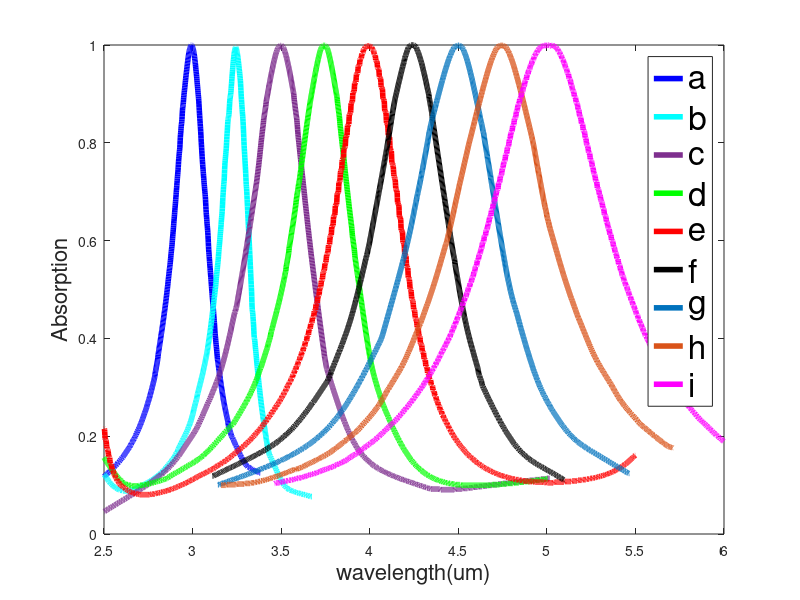
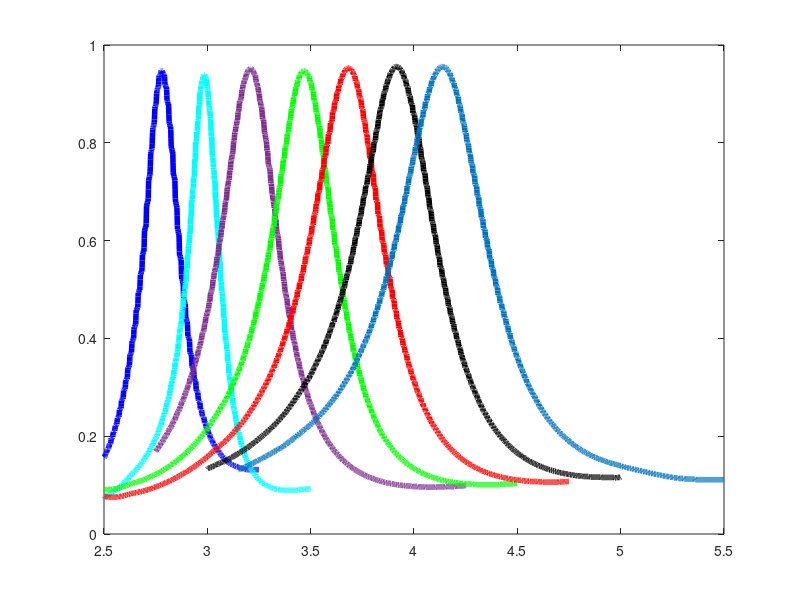

These figures' MATLAB source, in order: (Note: this script raises an error after producing the figures.)
% -------------------------------------------------------------------------------------------------------------------------------------------------------
% raw_data_script.m
% -----------------------------------------------------------------------
% This MATLAB script releases and documents the dataset used in the paper:
% [].
% The dataset is provided to ensure reproducibility of the results and to
% allow other researchers to explore the data.
%
% Author: []
% Date: [April 11, 2025]
% Contact: []
% Citation:
% If you use this dataset in your work, please cite the following paper:
% [].  
% DOI:
% -----------------------------------------------------------------------


%%Figure 1
%% Raw data corresponding to Figure 3(a) in the paper. This plot presents the absorption spectra of all optimized structures(a-i) in chemical potentia =0eV and incident Angle of 0 degree. 
figure(1)
set(gcf,'color','w');
matrixoutput=csvread('absorption_data_3um_0_0.csv');
wavelength=matrixoutput(:,1);
Absorption=matrixoutput(:,2);
plot(wavelength,Absorption,'b','linewidth' ,4);
hold on
matrixoutput=csvread('absorption_data_3.25um_0_0.csv');
wavelength=matrixoutput(:,1);
Absorption=matrixoutput(:,2);
plot(wavelength,Absorption,'c','linewidth' ,4);
hold on

matrixoutput=csvread('absorption_data_3.5um_0_0.csv');
wavelength=matrixoutput(:,1);
Absorption=matrixoutput(:,2);
plot(wavelength,Absorption,'Color',"#7E2F8E",'linewidth' ,4);
hold on
matrixoutput=csvread('absorption_data_3.75um_0_0.csv');
wavelength=matrixoutput(:,1);
Absorption=matrixoutput(:,2);
plot(wavelength,Absorption,'g','linewidth' ,4);
hold on
matrixoutput=csvread('absorption_data_4um_0_0.csv');
wavelength=matrixoutput(:,1);
Absorption=matrixoutput(:,2);
plot(wavelength,Absorption,'r','linewidth' ,4);
hold on
matrixoutput=csvread('absorption_data_4.25um_0_0.csv');
wavelength=matrixoutput(:,1);
Absorption=matrixoutput(:,2);
plot(wavelength,Absorption,'k','linewidth' ,4);
hold on
matrixoutput=csvread('absorption_data_4.5um_0_0.csv');
wavelength=matrixoutput(:,1);
Absorption=matrixoutput(:,2);
plot(wavelength,Absorption,'Color','#0072BD','linewidth' ,4);
hold on
matrixoutput=csvread('absorption_data_4.75um_0_0.csv');
wavelength=matrixoutput(:,1);
Absorption=matrixoutput(:,2);
plot(wavelength,Absorption,'Color','#D95319','linewidth' ,4);
hold on
matrixoutput=csvread('absorption_data_5um_0_0.csv');
wavelength=matrixoutput(:,1);
Absorption=matrixoutput(:,2);
plot(wavelength,Absorption,'m','linewidth' ,4);
xlabel ('wavelength(um)','FontSize',16)
ylabel ('Absorption','FontSize',16)
axis([2.5 6 0 1])
legend('a','b', 'c','d','e','f','g','h','i','fontsize',24);
%%--------------------------------------------------------------------------------------------------------------------------------------------------------
%%Figure2
%% Raw data related to Figure 7 of the paper. 
%% While the figure in the paper is a 3D plot, this graph shows the 2D version. 
%% It displays the absorption spectra of all optimized structures (a–i) at a chemical potential of 0 eV and an incident angle of 45 degrees.
figure(2)
set(gcf,'color','w');
matrixoutput=csvread('absorption_data_3um_0_45.csv');
wavelength=matrixoutput(:,1);
Absorption=matrixoutput(:,2);
plot(wavelength,Absorption,'b','linewidth' ,4);
hold on
matrixoutput=csvread('absorption_data_3.25um_0_45.csv');
wavelength=matrixoutput(:,1);
Absorption=matrixoutput(:,2);
plot(wavelength,Absorption,'c','linewidth' ,4);
hold on

matrixoutput=csvread('absorption_data_3.5um_0_45.csv');
wavelength=matrixoutput(:,1);
Absorption=matrixoutput(:,2);
plot(wavelength,Absorption,'Color',"#7E2F8E",'linewidth' ,4);
hold on
matrixoutput=csvread('absorption_data_3.75um_0_45.csv');
wavelength=matrixoutput(:,1);
Absorption=matrixoutput(:,2);
plot(wavelength,Absorption,'g','linewidth' ,4);
hold on
matrixoutput=csvread('absorption_data_4um_0_45.csv');
wavelength=matrixoutput(:,1);
Absorption=matrixoutput(:,2);
plot(wavelength,Absorption,'r','linewidth' ,4);
hold on
matrixoutput=csvread('absorption_data_4.25um_0_45.csv');
wavelength=matrixoutput(:,1);
Absorption=matrixoutput(:,2);
plot(wavelength,Absorption,'k','linewidth' ,4);
hold on
matrixoutput=csvread('absorption_data_4.5um_0_45.csv');
wavelength=matrixoutput(:,1);
Absorption=matrixoutput(:,2);
plot(wavelength,Absorption,'Color','#0072BD','linewidth' ,4);
hold on
matrixoutput=csvread('absorption_data_4.75um_0_45.csv');
wavelength=matrixoutput(:,1);
Absorption=matrixoutput(:,2);
plot(wavelength,Absorption,'Color','#D95319','linewidth' ,4);
hold on
matrixoutput=csvread('absorption_data_5um_0_45.csv');
wavelength=matrixoutput(:,1);
Absorption=matrixoutput(:,2);
plot(wavelength,Absorption,'m','linewidth' ,4);
xlabel ('wavelength(um)','FontSize',16)
ylabel ('Absorption','FontSize',16)
axis([2.5 6 0 1])
legend('a','b', 'c','d','e','f','g','h','i','fontsize',24);
%%--------------------------------------------------------------------------------------------------------------------------------------------------------
%%Figure 3
%% Raw data related to Figure 5 of the paper. 
%% While the figure in the paper is a 3D plot, this graph shows the 2D version. 
%% It displays the absorption spectra of all optimized structures (a–i) at a chemical potential of 1 eV and an incident angle of 0 degrees.
figure(3)
set(gcf,'color','w');
matrixoutput=csvread('absorption_data_3um_1_0.csv');
wavelength=matrixoutput(:,1);
Absorption=matrixoutput(:,2);
plot(wavelength,Absorption,'b','linewidth' ,4);
hold on
matrixoutput=csvread('absorption_data_3.25um_1_0.csv');
wavelength=matrixoutput(:,1);
Absorption=matrixoutput(:,2);
plot(wavelength,Absorption,'c','linewidth' ,4);
hold on

matrixoutput=csvread('absorption_data_3.5um_1_0.csv');
wavelength=matrixoutput(:,1);
Absorption=matrixoutput(:,2);
plot(wavelength,Absorption,'Color',"#7E2F8E",'linewidth' ,4);
hold on
matrixoutput=csvread('absorption_data_3.75um_1_0.csv');
wavelength=matrixoutput(:,1);
Absorption=matrixoutput(:,2);
plot(wavelength,Absorption,'g','linewidth' ,4);
hold on
matrixoutput=csvread('absorption_data_4um_1_0.csv');
wavelength=matrixoutput(:,1);
Absorption=matrixoutput(:,2);
plot(wavelength,Absorption,'r','linewidth' ,4);
hold on
matrixoutput=csvread('absorption_data_4.25um_1_0.csv');
wavelength=matrixoutput(:,1);
Absorption=matrixoutput(:,2);
plot(wavelength,Absorption,'k','linewidth' ,4);
hold on
matrixoutput=csvread('absorption_data_4.5um_1_0.csv');
wavelength=matrixoutput(:,1);
Absorption=matrixoutput(:,2);
plot(wavelength,Absorption,'Color','#0072BD','linewidth' ,4);
hold on
matrixoutput=csvread('absorption_data_4.75um_1_0.csv');
wavelength=matrixoutput(:,1);
Absorption=matrixoutput(:,2);
plot(wavelength,Absorption,'Color','#D95319','linewidth' ,4);
hold on
matrixoutput=csvread('absorption_data_5um_1_0.csv');
wavelength=matrixoutput(:,1);
Absorption=matrixoutput(:,2);
plot(wavelength,Absorption,'m','linewidth' ,4);
xlabel ('wavelength(um)','FontSize',16)
ylabel ('Absorption','FontSize',16)
axis([2.5 6 0 1])
legend('a','b', 'c','d','e','f','g','h','i','fontsize',24);
